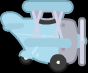

A 2D game scene composited from a Tiled map and its tileset images. What follows is a short description and the map's XML, with every tile layer's data as written:
An orthogonal 1x1 tile map with 88x73 px tiles, 1 tile layer (Tile Layer 1) and 1 object.

<map version="2017.05.26" orientation="orthogonal" renderorder="right-down" width="1" height="1" tilewidth="88" tileheight="73" nextobjectid="2">
 <tileset firstgid="1" source="tiled.tsx" />
 <layer name="Tile Layer 1" width="1" height="1">
  <data encoding="csv">
1
</data>
 </layer>
 <objectgroup name="collision">
  <object id="1" x="3" y="15">
   <polyline points="0,0 5.75,-3.75 15.5,0 20.75,-5 19.75,-14.75 68.25,-14 67.75,-2 78,3.75 83,3.75 82.75,49 67.5,48.75 61,57.75 49.5,57.75 42.25,50.5 29.75,46.75 24,51.5 17.25,49.5 13.75,42.25 16,34 13,24.5 7.25,18.75 1,17.5 -2.75,6.75 -2.25,1.25 -0.25,0" />
  </object>
 </objectgroup>
</map>
